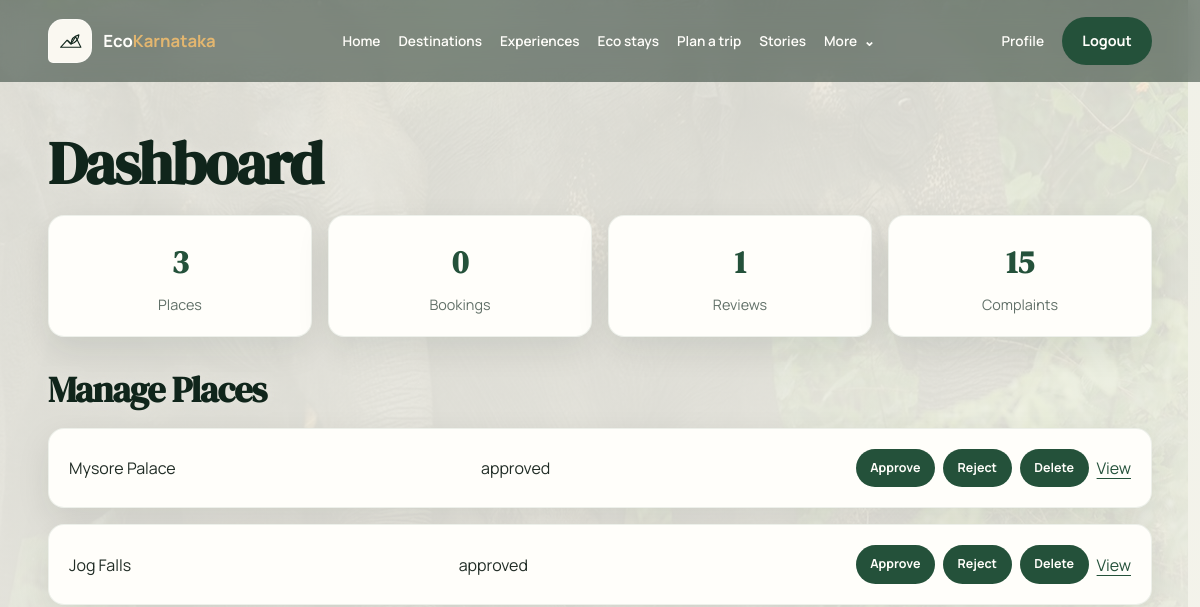
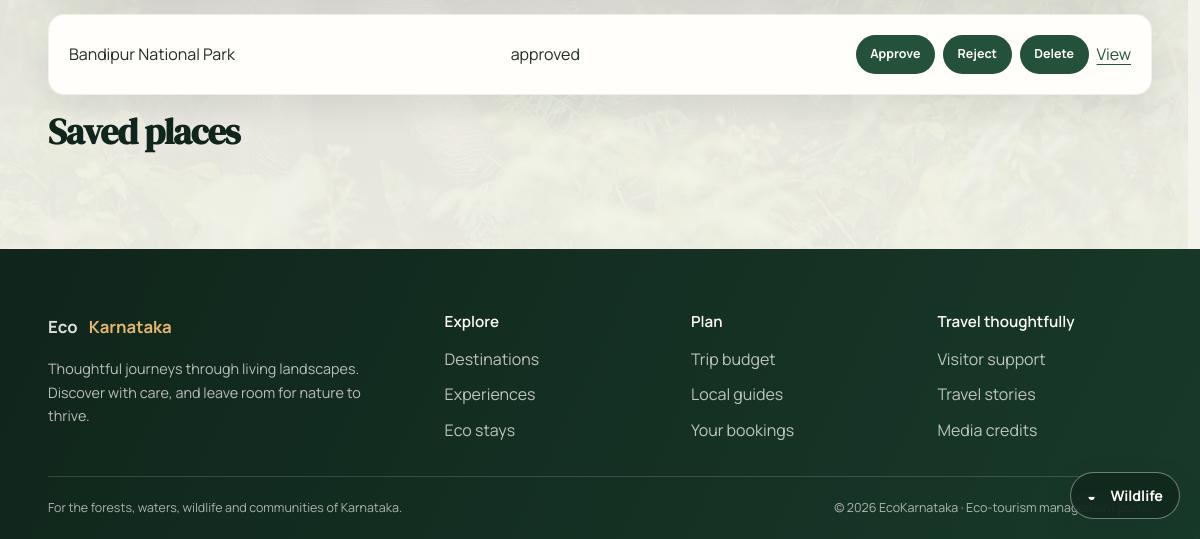
/dashboard (signed in), run on an earlier commit of the app's database (2 pictures, top to bottom).
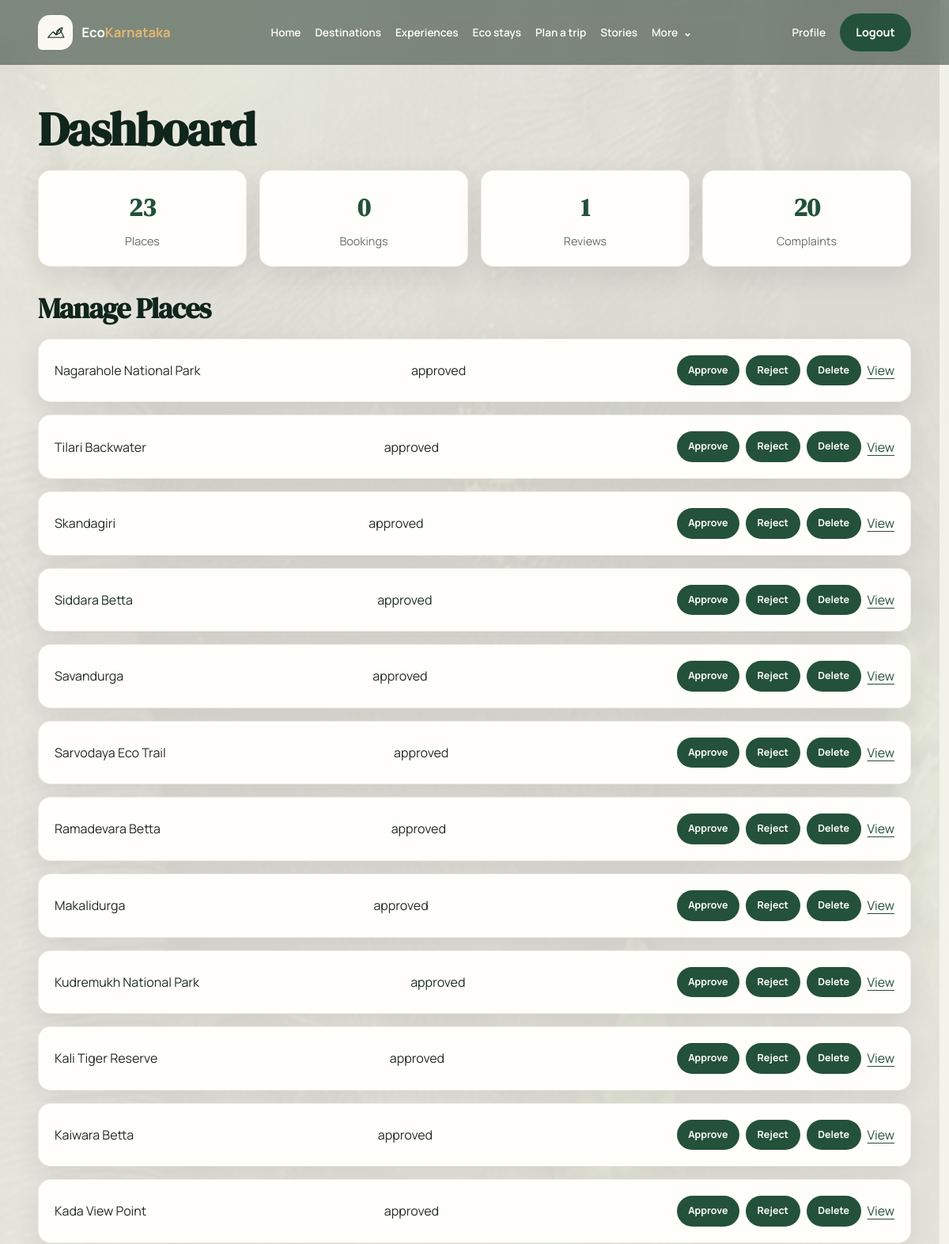
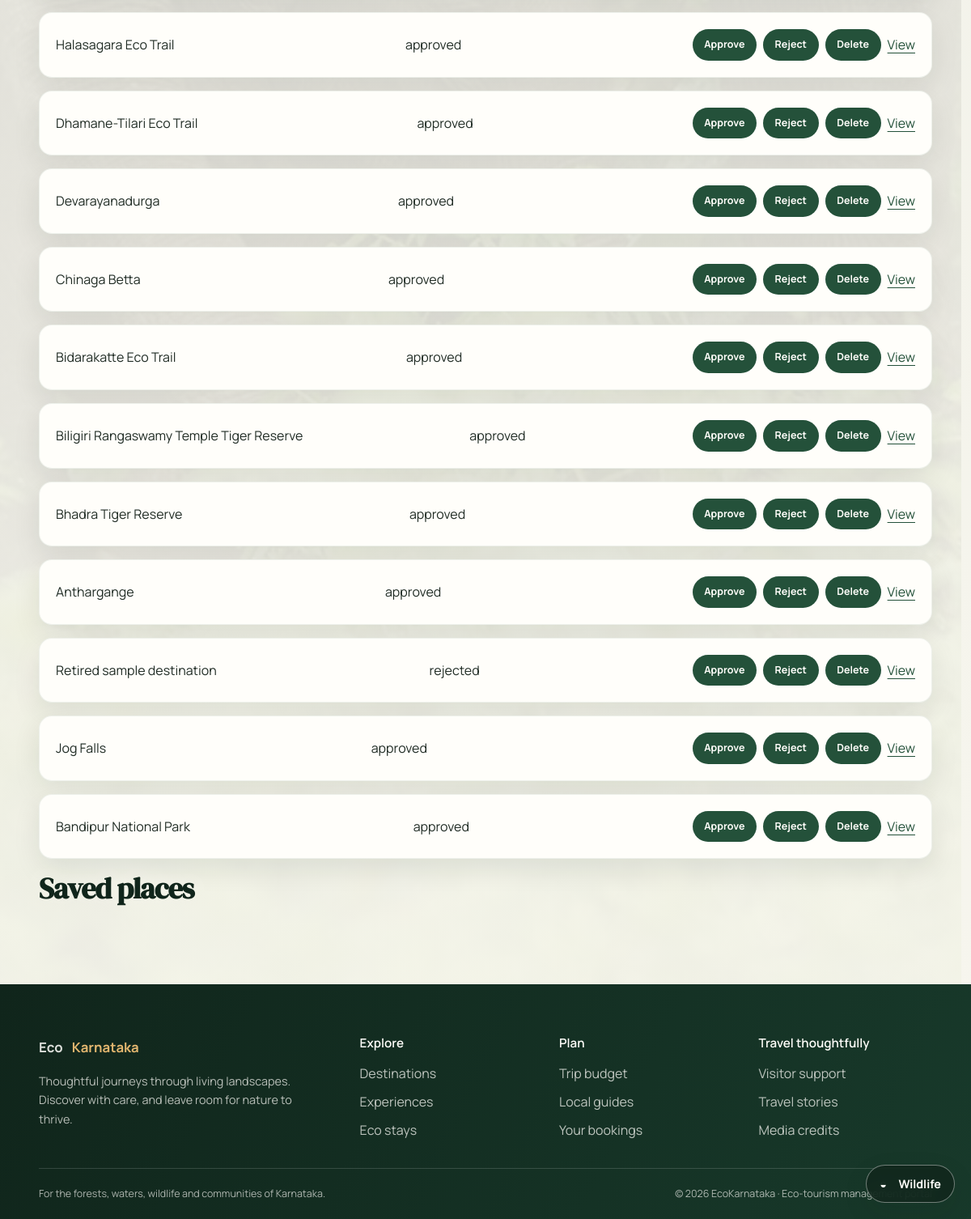
And on a later commit of the database (2 pictures, top to bottom).
### app/models.py (models this page shows)
class Place(SQLModel, table=True):
    id: Optional[int] = Field(default=None, primary_key=True)
    place_name: str
    location: str
    category: str
    description: str
    entry_fee: float = 0.0
    visiting_hours: str = "9:00 AM - 5:00 PM"
    status: str = "pending"
    district: Optional[str] = None
    latitude: Optional[float] = None
    longitude: Optional[float] = None
    image_url: Optional[str] = None
    best_season: Optional[str] = None
    eco_rating: Optional[float] = None
    created_by: Optional[int] = Field(default=None, foreign_key="user.id")
    created_at: datetime = Field(default_factory=datetime.utcnow)

### app/routers/dashboard.py (the view)
@router.get("/dashboard")
def dashboard(request: Request, db: Session = Depends(get_db)):
    user = get_current_user_optional(request, db)
    if user is None:
        return RedirectResponse("/login?msg=Please+log+in+first", status_code=303)
    places = db.exec(select(Place).order_by(Place.created_at.desc())).all()
    bookings = db.exec(select(Booking).where(Booking.user_id == user.id).order_by(Booking.created_at.desc())).all()
    complaints = db.exec(select(Complaint).order_by(Complaint.created_at.desc())).all() if user.role == "admin" else []
    saved_place_rows = db.exec(select(SavedPlace).where(SavedPlace.user_id == user.id)).all()
    saved_places = []
    for saved in saved_place_rows:
        place = db.get(Place, saved.place_id)
        saved_places.append({"place_name": place.place_name if place else "Saved place"})
    reviews = db.exec(select(Review).where(Review.user_id == user.id).order_by(Review.created_at.desc())).all()
    return request.app.state.templates.TemplateResponse(
        "dashboard.html",
        {"request": request, "user": user, "places": places, "bookings": bookings, "complaints": complaints, "saved_places": saved_places, "reviews": reviews},
    )

### app/templates/dashboard.html (shortened to what this page needs)
{% extends "base.html" %}
{% block content %}
<h1>Dashboard</h1>
<div class="stats-grid">
  <div class="stat-box"><strong>{{ places|length }}</strong><span>Places</span></div>
  <div class="stat-box"><strong>{{ bookings|length }}</strong><span>Bookings</span></div>
  <div class="stat-box"><strong>{{ reviews|length }}</strong><span>Reviews</span></div>
  <div class="stat-box"><strong>{{ complaints|length }}</strong><span>Complaints</span></div>
</div>
<h2>Manage Places</h2>
{% for place in places %}
  <div class="dashboard-list-item">
    <span>{{ place.place_name }}</span>
    <span>{{ place.status }}</span>
    <div>
      {% if user and user.role == 'admin' %}
        <form action="/places/{{ place.id }}/approve" method="post" style="display:inline"><button type="submit">Approve</button></form>
        <form action="/places/{{ place.id }}/reject" method="post" style="display:inline"><button type="submit">Reject</button></form>
        <form action="/places/{{ place.id }}/delete" method="post" style="display:inline"><button type="submit">Delete</button></form>
      {% endif %}
      <a href="/places/{{ place.id }}">View</a>
    </div>
  </div>
{% endfor %}
<h2>Saved places</h2>
{% endblock %}

### app/templates/base.html (shortened to what this page needs)
<!DOCTYPE html>
<html lang="en">
<head>
  <link rel="stylesheet" href="/static/css/style.css?v=20261003b">
</head>
<body class="{% if request.url.path in ['/login', '/register', '/environmental', '/places/add'] %}page-calm{% else %}page-immersive{% endif %}">
  {% if request.url.path != '/' %}
  <div class="page-backdrop" aria-hidden="true">
  </div>
  {% endif %}
  <header class="topbar">
    <div class="container nav-wrap">
      <div class="brand">
        <a href="/" aria-label="EcoKarnataka home">
          <span class="brand-mark" aria-hidden="true">
            <svg viewBox="0 0 44 44" role="presentation"><path d="M7 31 17 20l6 6 7-11 8 16H7Z"/><path d="M23 26c0-7 4-12 12-14-1 8-5 12-12 14Zm0 0-5-5"/></svg>
          </span>
          <span>Eco<strong>Karnataka</strong></span>
        </a>
      </div>
      <nav class="main-nav" id="main-navigation" aria-label="Main navigation">
        <a href="/">Home</a>
        <a href="/places">Destinations</a>
        <a href="/activities">Experiences</a>
        <a href="/stays">Eco stays</a>
        <a href="/budget">Plan a trip</a>
        <a href="/reviews">Stories</a>
        <details class="dropdown">
          <summary>More</summary>
        </details>
      </nav>
      <div class="auth-actions">
        {% if user %}
          <a href="/profile">Profile</a>
          <form action="/logout" method="post" class="logout-form">
            <button type="submit">Logout</button>
          </form>
        {% else %}
          <a href="/login">Login</a>
        {% endif %}
      </div>
    </div>
  </header>
  <main class="page-body{% if request.url.path == '/' %} page-body--home{% endif %}" id="main-content">
    {% block content %}{% endblock %}
  </main>
  <footer class="footer">
    <div class="container footer-grid">
      <div class="footer-brand">
        <a href="/" class="footer-logo">Eco<span>Karnataka</span></a>
        <p>Thoughtful journeys through living landscapes. Discover with care, and leave room for nature to thrive.</p>
      </div>
      <div>
        <h2>Explore</h2>
        <a href="/places">Destinations</a>
        <a href="/activities">Experiences</a>
        <a href="/stays">Eco stays</a>
      </div>
      <div>
        <h2>Plan</h2>
        <a href="/budget">Trip budget</a>
        <a href="/guides">Local guides</a>
        <a href="/bookings">Your bookings</a>
      </div>
      <div>
        <h2>Travel thoughtfully</h2>
        <a href="/complaints">Visitor support</a>
        <a href="/reviews">Travel stories</a>
        <a href="/static/media/credits.html">Media credits</a>
      </div>
      <div class="footer-bottom">
        <p>For the forests, waters, wildlife and communities of Karnataka.</p>
        <span>© 2026 EcoKarnataka · Eco-tourism management portal</span>
      </div>
    </div>
  </footer>
  {% if request.url.path not in ['/login', '/register', '/environmental', '/places/add'] %}
  <aside class="scene-control" aria-label="Background scene controls">
    <button class="scene-control__trigger" type="button" aria-expanded="false" aria-controls="scene-menu">
      <span aria-hidden="true">◒</span><span>Wildlife</span>
    </button>
  </aside>
  {% endif %}
</body>
</html>

### app/static/css/tokens.css (style rules this page uses)
:root { color-scheme: light; --eco-forest-950: #10251b; --eco-forest-900: #183a2b; --eco-forest-800: #24513a; --eco-moss-600: #527b56; --eco-moss-400: #85a783; --eco-teak-700: #75563f; --eco-cream-100: #faf8f1; --eco-cream-200: #f0ede2; --eco-white: #fffefa; --eco-ink: #202c25; --eco-muted: #617068; --eco-sunrise: #e3b66f; --eco-monsoon: #4d8581; --eco-success: #3e7956; --eco-warning: #9b6d24; --eco-error: #a54542; --eco-info: #376d7a; --eco-space-1: 0.5rem; --eco-space-2: 1rem; --eco-space-3: 1.5rem; --eco-space-4: 2rem; --eco-space-5: 3rem; --eco-space-6: 4rem; --eco-space-7: 6rem; --eco-space-8: 8rem; --eco-radius-sm: 0.65rem; --eco-radius-md: 1rem; --eco-radius-lg: 1.35rem; --eco-radius-xl: 2rem; --eco-radius-pill: 999px; --eco-shadow-soft: 0 12px 34px rgba(16, 37, 27, 0.09); --eco-shadow-card: 0 22px 54px rgba(16, 37, 27, 0.15); --eco-focus: 0 0 0 3px rgba(227, 182, 111, 0.65); --eco-font-display: "DM Serif Display", Georgia, serif; --eco-font-body: "Manrope", "Segoe UI", system-ui, sans-serif; --eco-text-xs: 0.78rem; --eco-text-sm: 0.9rem; --eco-text-base: 1rem; --eco-text-lg: 1.2rem; --eco-text-xl: clamp(1.65rem, 3vw, 2.45rem); --eco-text-display: clamp(3rem, 7vw, 6.5rem); --eco-content-width: 1320px; }

### app/static/css/base.css (style rules this page uses)
*, *::before, *::after { box-sizing: border-box; }
html { min-width: 320px; scroll-behavior: smooth; scrollbar-color: var(--eco-moss-600) var(--eco-cream-100); scrollbar-width: thin; }
body { min-height: 100vh; margin: 0; color: var(--eco-ink); background: var(--eco-cream-100); font-family: var(--eco-font-body); font-size: var(--eco-text-base); line-height: 1.65; -webkit-font-smoothing: antialiased; text-rendering: optimizeLegibility; }
img, video, svg { display: block; max-width: 100%; }
a { color: var(--eco-forest-800); text-underline-offset: 0.22em; transition: color 180ms ease; }
h1, h2, h3, h4, h5, h6 { margin: 0 0 var(--eco-space-2); color: var(--eco-forest-950); font-family: var(--eco-font-display); font-weight: 600; line-height: 1.18; letter-spacing: -0.025em; }
h1 { font-size: clamp(2.2rem, 5vw, 4rem); }
h2 { font-size: var(--eco-text-xl); }
p { max-width: 75ch; margin: 0 0 var(--eco-space-2); }
button, input, select, textarea { font: inherit; }
button { cursor: pointer; }

### app/static/css/components.css (style rules this page uses)
button, .button-link, .btn-eco { display: inline-flex; min-height: 2.85rem; align-items: center; justify-content: center; gap: 0.5rem; padding: 0.7rem 1.2rem; border: 1px solid transparent; border-radius: var(--eco-radius-pill); color: var(--eco-white); background: var(--eco-forest-800); font-size: var(--eco-text-sm); font-weight: 700; text-align: center; text-decoration: none; transition: transform 180ms ease, color 180ms ease, background 180ms ease, box-shadow 180ms ease; }
.review-item, .review-snippet, .mini-card, .dashboard-list-item, .stat-box, .place-facts { margin-bottom: 1rem; padding: 1.25rem; border: 1px solid rgba(36, 81, 58, 0.08); border-radius: var(--eco-radius-md); background: var(--eco-white); box-shadow: var(--eco-shadow-soft); }
.stats-grid { display: grid; grid-template-columns: repeat(auto-fit, minmax(9.5rem, 1fr)); gap: 1rem; margin-bottom: 2rem; }
.stat-box { display: grid; gap: 0.25rem; margin: 0; text-align: center; }
.stat-box strong { color: var(--eco-forest-800); font-family: var(--eco-font-display); font-size: 2rem; }
.stat-box span { color: var(--eco-muted); font-size: var(--eco-text-sm); }
.dashboard-list-item { display: flex; flex-wrap: wrap; align-items: center; justify-content: space-between; gap: 0.8rem; }

### app/static/css/pages.css (style rules this page uses)
.stats-grid + h2 { margin-top: 2rem; }
.dashboard-list-item > div { display: flex; flex-wrap: wrap; align-items: center; gap: 0.5rem; }
.dashboard-list-item form { margin: 0; }
.dashboard-list-item form button { min-height: 2.4rem; padding: 0.5rem 0.85rem; font-size: var(--eco-text-xs); }

What changed in the data, as far as the page shows it:
added Place: place_name "Nagarahole National Park", status "approved"
added Place: place_name "Tilari Backwater", status "approved"
added Place: place_name "Skandagiri", status "approved"
added Place: place_name "Siddara Betta", status "approved"
added Place: place_name "Savandurga", status "approved"
added Place: place_name "Sarvodaya Eco Trail", status "approved"
added Place: place_name "Ramadevara Betta", status "approved"
added Place: place_name "Makalidurga", status "approved"
added Place: place_name "Kudremukh National Park", status "approved"
added Place: place_name "Kali Tiger Reserve", status "approved"
added Place: place_name "Kaiwara Betta", status "approved"
added Place: place_name "Kada View Point", status "approved"
added Place: place_name "Halasagara Eco Trail", status "approved"
added Place: place_name "Dhamane-Tilari Eco Trail", status "approved"
added Place: place_name "Devarayanadurga", status "approved"
added Place: place_name "Chinaga Betta", status "approved"
added Place: place_name "Bidarakatte Eco Trail", status "approved"
added Place: place_name "Biligiri Rangaswamy Temple Tiger Reserve", status "approved"
added Place: place_name "Bhadra Tiger Reserve", status "approved"
added Place: place_name "Anthargange", status "approved"
changed Place: place_name "Mysore Palace" → "Retired sample destination"; status "approved" → "rejected"
Also different on the page:
{{ places|length }}: "3" → "23"
{{ complaints|length }}: "15" → "20"
